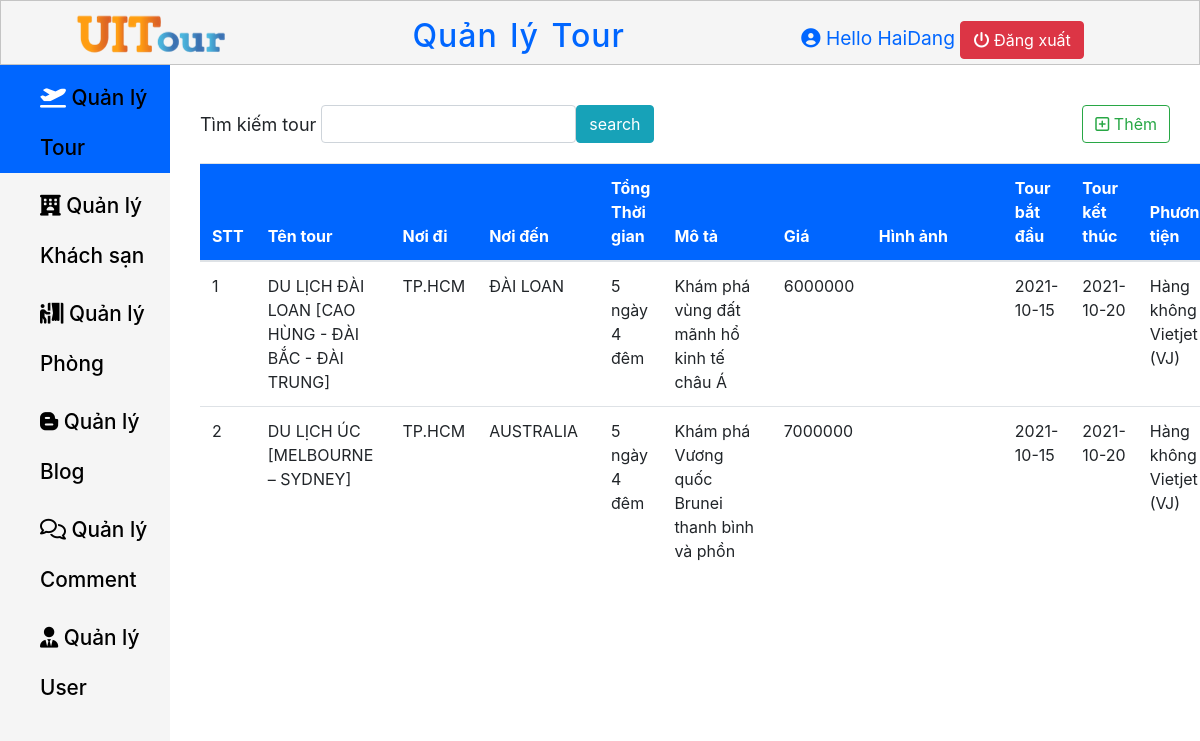
The page /Page-Admin/QuanLyTour.php on the database its author committed.
### tables this page shows
CREATE TABLE `tour` (
  `Tour_Id` int(11) NOT NULL,
  `Tour_Name` varchar(500) NOT NULL,
  `Departure` varchar(500) NOT NULL,
  `Destination` varchar(500) NOT NULL,
  `Tour_Time` varchar(50) NOT NULL,
  `Description_Tour` varchar(1000) NOT NULL,
  `Price` int(11) NOT NULL,
  `Img_Source` text NOT NULL,
  `Tour_Start` date NOT NULL,
  `Tour_Finish` date NOT NULL,
  `Transport` varchar(200) NOT NULL,
  `Tour_Check` binary(1) NOT NULL
);

### Page-Admin/QuanLyTour.php (the view, shortened to what this page needs)
<?php
    $host = "localhost";
    $host_user ="root";
    $host_password = "";
    $database = "ie104.m12";
    $port = "8111";
    $conn = new mysqli($host, $host_user, $host_password, $database, $port);
    if(isset($_POST["search"]))
    {
        $result = $_POST["search"];
        $sql = "SELECT * FROM tour WHERE Tour_Name Like '%$result%'";
    }
    else
        $sql = "SELECT * from tour";
    $kq = $conn->query($sql);
?>
<!DOCTYPE html>
<html lang="en">
<head>
    <link rel="stylesheet" href="Navbar.css">
    <link rel="stylesheet" href="Content.css">
    <link rel="stylesheet" href="https://cdn.jsdelivr.net/npm/bootstrap@4.5.3/dist/css/bootstrap.min.css">
    <link rel="stylesheet" href="https://cdnjs.cloudflare.com/ajax/libs/font-awesome/6.0.0-beta3/css/all.min.css" />
</head>
<body>
    <header class="header-container">
        <div class="header-container__logo">
            <a href="../Page-Admin/TrangChu.php">
                <img src="../Trangchu/File/logo_header.png" alt="UITour">
            </a>
        </div>
        <h2 class="header-container__Title">
            Quản lý Tour
        </h2>
        <div class="header-container__profile">
            <i class="fas fa-user-circle"></i>
            <span>Hello HaiDang</span>
            <a href="../Page-Admin/DangNhap.php" class="btn btn-danger"> <i class="fas fa-power-off"></i> Đăng xuất</a>
        </div>
    </header>
    <main class="main">
        <nav class="nav-links">
            <ul class="nav-links__ul">
                <li class="nav-links__li active--css">
                    <a href="../Page-Admin/QuanLyTour.php" class=" nav-links__a">
                        <i class="fas fa-plane-departure active--css"></i>  Quản lý Tour
                    </a>
                </li>
                <li class="nav-links__li">
                    <a href="../Page-Admin/QuanLyKhachSan.php" class=" nav-links__a">
                        <i class="fas fa-hotel"></i></i>  Quản lý Khách sạn
                    </a>
                </li>
                <li class="nav-links__li">
                    <a href="../Page-Admin/QuanLyPhong.php" class=" nav-links__a">
                        <i class="fas fa-person-booth"></i>  Quản lý Phòng
                    </a>
                </li>
                <li class="nav-links__li">
                    <a href="../Page-Admin/QuanLyBlog.php" class=" nav-links__a">
                        <i class="fab fa-blogger-b"></i></i>  Quản lý Blog
                    </a>
                </li>
                <li class="nav-links__li">
                    <a href="../Page-Admin/QuanLyComment.php" class=" nav-links__a">
                        <i class="far fa-comments"></i></i></i>  Quản lý Comment
                    </a>
                </li>
                <li class="nav-links__li " >
                    <a href="../Page-Admin/QuanLyUser.php" class=" nav-links__a ">
                        <i class="fas fa-user-tie"></i></i></i>  Quản lý User
                    </a>
                </li>
            </ul>
        </nav>
        <section>
            <div class="search-create" >
                <form action="" class="col-md-9" method="post">
                    <div class="form-inline col-md-9">
                        <label for="Tour_Name" class="control-label" style="margin-right: 5px;">Tìm kiếm tour</label>
                        <input type="text" name="search" class="form-control col-md-6">
                        <input type="submit" class="btn btn-info" name="submit" value="search">
                    </div>
                </form>
                <div>
                    <a href="../Page-Admin/ThemTour.php" class="btn btn-outline-success"><i class="far fa-plus-square"></i> Thêm</a>
                </div>
            </div>
            <div class="table-overflow">
                <table class="table table-hover">
                    <thead>
                        <tr>
                            <th>STT</th>
                            <th>Tên tour</th>
                            <th>Nơi đi</th>
                            <th>Nơi đến</th>
                            <th>Tổng Thời gian</th>
                            <th>Mô tả</th>
                            <th>Giá</th>
                            <th>Hình ảnh</th>
                            <th>Tour bắt đầu</th>
                            <th>Tour kết thúc</th>
                            <th>Phương tiện</th>
                        </tr>
                    </thead>
                    <tbody>
                        <?php while($row = $kq->fetch_assoc()) { ?>
                            <tr>
                                <td class="counterCell"></td>
                                <td><?php echo $row["Tour_Name"] ?></td>
                                <td><?php echo $row["Departure"] ?></td>
                                <td><?php echo $row["Destination"] ?></td>
                                <td><?php echo $row["Tour_Time"] ?></td>
                                <td><?php echo $row["Description_Tour"] ?></td>
                                <td><?php echo $row["Price"] ?></td>
                                <td><?php echo $row["Img_Source"] ?></td>
                                <td><?php echo $row["Tour_Start"] ?></td>
                                <td><?php echo $row["Tour_Finish"] ?></td>
                                <td><?php echo $row["Transport"] ?></td>
                            </tr>
                        <?php } ?>
                    </tbody>
                </table>
            </div>
        </section>
    </main>
</body>
</html>

### Page-Admin/Navbar.css (style rules this page uses)
* { margin: 0; padding: 0; box-sizing: border-box; }
body { font-size: 15px; }
html { font-family: Arial, Helvetica, sans-serif; }
.header-container .header-container__logo img { margin-left: 3em; }
.header-container { display: flex; justify-content: space-between; align-items: center; width: 100%; max-height: 65px; position: fixed; top: 0; z-index: 10; background-color: #f5f5f5; border: 1px solid #c4c4c4; }
.header-container .header-container__Title { word-spacing: 3px; letter-spacing: 1px; margin-top: 15px; color: #0066FF; }
.header-container .header-container__profile { font-size: 1.2em; margin-right: 6em; margin-top: 15px; color: #0066FF; }
.main { margin-top: 65px; display: flex; width: 100%; }
.nav-links { width: 300px; height: 1000px; }
.nav-links__li { background-color: #f5f5f5; line-height: 50px; display: block; }
.nav-links__a { text-decoration: none; padding-top: 8px; color: #000; display: block; padding-left: 40px; font-weight: 500; font-size: 1.3em; }
.nav-links__ul { height: 100%; background-color: #f5f5f5; }
.active--css { background-color: #0066FF; color: #fff; }

### Page-Admin/Content.css (style rules this page uses)
* { margin: 0; padding: 0; box-sizing: border-box; }
body { font-size: 15px; max-width: 1500px; overflow-x: auto; }
label { font-size: 18px; }
.search-create { display: flex; width: 1000px; justify-content: space-between; margin-top: 40px; }
table thead tr { position: sticky; top: 0; background-color: #0066FF; color: #fff; }
.table-overflow { width: 1000px; height: 400px; margin-left: 30px; overflow-y: auto; margin-top: 20px; }
.table-overflow th, td { max-width: 150px; word-wrap: break-word; }
table { counter-reset: tableCount; }
.counterCell::before { content: counter(tableCount); counter-increment: tableCount; }

### rows shown on the page
tour: Tour_Name "DU LỊCH ĐÀI LOAN [CAO HÙNG - ĐÀI BẮC - ĐÀI TRUNG]", Departure "TP.HCM", Destination "ĐÀI LOAN", Tour_Time "5 ngày 4 đêm", Description_Tour "Khám phá vùng đất mãnh hổ kinh tế châu Á", Price "6000000", Tour_Start "2021-10-15", Tour_Finish "2021-10-20", Transport "Hàng không Vietjet (VJ)"
tour: Tour_Name "DU LỊCH ÚC [MELBOURNE – SYDNEY]", Departure "TP.HCM", Destination "AUSTRALIA", Tour_Time "5 ngày 4 đêm", Description_Tour "Khám phá Vương quốc Brunei thanh bình và phồn…", Price "7000000", Tour_Start "2021-10-15", Tour_Finish "2021-10-20", Transport "Hàng không Vietjet (VJ)"
